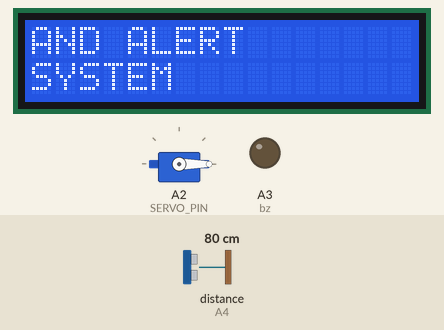
Bench run of a sketch on a simulated Arduino Uno, built with avr-gcc and run on an emulated ATmega328P. On the bench: servo, 16×2 character LCD, output pins drawn as LEDs (lit = HIGH). Wiring (inferred from the names in the program): ultrasonic range finder: trigger A5; echo A4. Inputs (shaded band) come from the test bench; at power-on: distance to the obstacle (sensor on A4) 80 cm. The echo pulse lasts 58.3 µs per cm; pins used as bus, display or sensor lines are not drawn.

Above: at 2.1 s.
At 5.2 s:
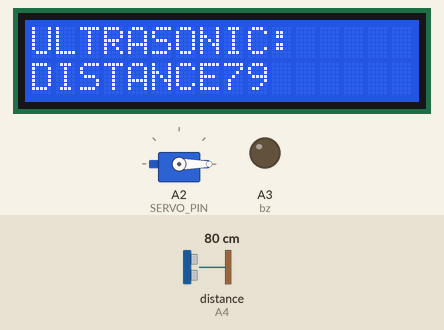
5.3 s: distance to the obstacle (sensor on A4) set to 12 cm
At 6.1 s:
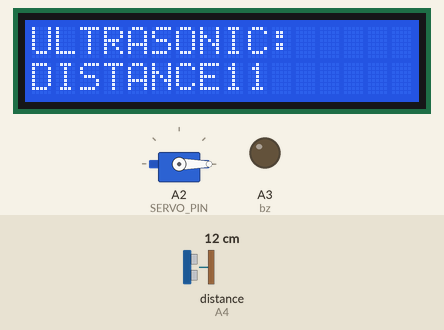
7.0 s: distance to the obstacle (sensor on A4) set to 9 cm
At 8.2 s:
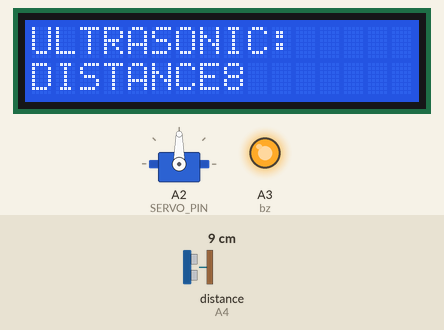
8.8 s: distance to the obstacle (sensor on A4) set to 2 cm
At 10.2 s:
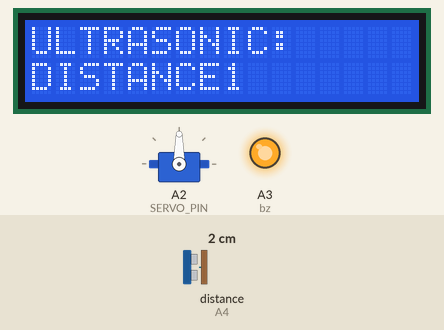
Timing chart, 0 to 11.8 s (numbered marks = the images above; inputs shaded):
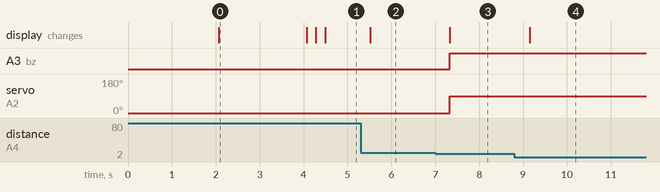

The sketch:

batch3.ino
```cpp
#include <SoftwareSerial.h>
#include <LiquidCrystal.h>
#include <Servo.h>
#define SERVO_PIN A2
const int bz = A3;
Servo servoMotor;
LiquidCrystal lcd(13, 12, 11, 10, 9, 8);
const int trigPin1 = A5;
const int echoPin1 = A4;
long duration, distance,levelSensor;
void setup() {
  pinMode(bz,OUTPUT);
  pinMode(trigPin1, OUTPUT);
  pinMode(echoPin1, INPUT);
  servoMotor.attach(SERVO_PIN);
  servoMotor.write(0);
  lcd.begin(16, 2); // Set up the LCD's number of columns and rows
  lcd.setCursor(0,0);
  lcd.print("WELCOME TO");
  lcd.setCursor(0,1);
  lcd.print("BAG MONITORING");
  delay(2000);
  lcd.clear();
  lcd.setCursor(0,0);
  lcd.print("AND ALERT ");
  lcd.setCursor(0,1);
  lcd.print("SYSTEM");
  digitalWrite(bz,LOW);
  delay(2000);
  lcd.clear();
  lcd.setCursor(0,0);
  lcd.print("ULTRASONIC: ");
  lcd.setCursor(0,1);
  lcd.print("DISTANCE:");
}

void loop() {
  SonarSensor(trigPin1, echoPin1);
  levelSensor = distance;
  delay(200);
  lcd.setCursor(8,1);
  lcd.print(levelSensor);
  lcd.print("   ");
  if(levelSensor<10)
  {
    servoMotor.write(90);
    digitalWrite(bz,HIGH);
  }
  else
  {
    servoMotor.write(0);
    digitalWrite(bz,LOW);
  }
  }
   void SonarSensor(int trigPin, int echoPin)
{
  digitalWrite(trigPin, LOW);
  delayMicroseconds(2);
  digitalWrite(trigPin, HIGH);
  delayMicroseconds(10);
  digitalWrite(trigPin, LOW);
  duration = pulseIn(echoPin, HIGH);
  distance = (duration / 2) / 29.1;
}
```

Measured:
- the behaviour switches between 11 and 10 cm on distance to the obstacle (sensor on A4) (found by bisection; images 2 and 3)
- after the input at 5.3 s, the display: changes after 0.21 s (image 2)
- after the input at 7.0 s, A3 (bz): LOW → HIGH after 0.33 s; servo on A2 (SERVO_PIN): 0° → 90° after 0.33 s; the display: changes after 0.33 s (image 3)
- after the input at 8.8 s, the display: changes after 0.35 s (image 4)
- what the display in image 0 shows lasts 2.0 s, from 2.1 s to 4.1 s
